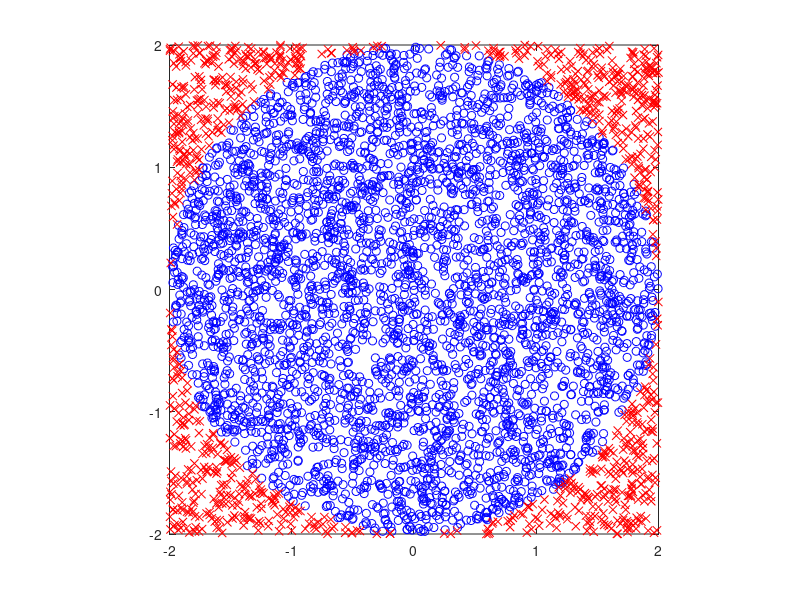

Write MATLAB code to recreate this figure. (Note: this script raises an error after producing the figure.)
% mcpi.m
% Demo of monte carlo integration for estimating pi

r=2;
S=5000;
xs = unifrnd(-r,r,S,1);
ys = unifrnd(-r,r,S,1);
rs = xs.^2 + ys.^2;
inside = (rs <= r^2);
samples = 4*(r^2)*inside;
Ihat = mean(samples)
piHat = Ihat/(r^2)
se = sqrt(var(samples)/S)

figure(1);clf
outside = ~inside;
plot(xs(inside), ys(inside), 'bo');
hold on
plot(xs(outside), ys(outside), 'rx');
axis square
%print(gcf,'-depsc','C:/kmurphy/figures/other/mc_pi.eps')
if doPrintPmtk, printPmtkFigures('mc-pi'); end;
